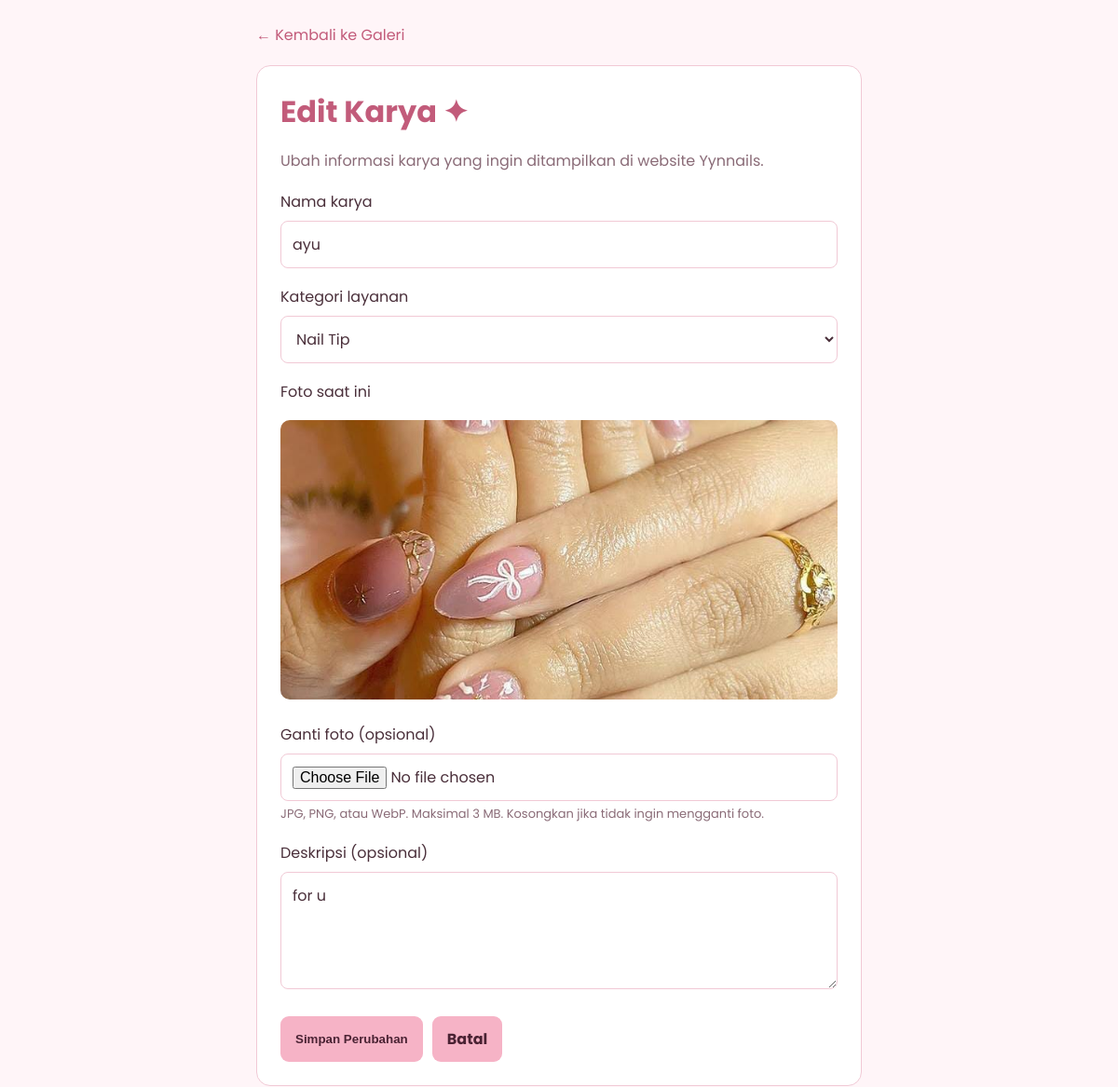
/admin/edit_galeri.php?id=7 (signed in), run on the app's committed database.
### tables this page shows
CREATE TABLE IF NOT EXISTS `galeri` (
  `id_galeri` int unsigned NOT NULL AUTO_INCREMENT,
  `judul` varchar(150) NOT NULL,
  `kategori` varchar(100) NOT NULL,
  `foto` varchar(255) NOT NULL,
  `deskripsi` text,
  `created_at` timestamp NOT NULL DEFAULT CURRENT_TIMESTAMP,
  `karya_terbaik` tinyint(1) NOT NULL DEFAULT '0',
  PRIMARY KEY (`id_galeri`)
);

### admin/includes/lib.php (called while the page is built, shortened)
<?php
$A = require __DIR__ . '/../data/content.php';
require_once __DIR__ . '/header.php';
require_once __DIR__ . '/footer.php';
function h($value): string {
    return htmlspecialchars((string) $value, ENT_QUOTES, 'UTF-8');
}
function render_admin(string $key): void {
    require __DIR__ . '/../pages/' . $key . '.php';
}

### admin/edit_galeri.php (called while the page is built)
<?php
require __DIR__ . '/includes/lib.php';
render_admin('edit_galeri');

### admin/data/content.php (called while the page is built)
<?php
$css = ['assets/css/admin.css'];
return [
'site' => 'Yynnails',
'nav' => [
    ['Dashboard',     'dashboard.php', 'dashboard'],
    ['Galeri Karya',  'galeri.php',    'galeri'],
    ['Lihat Website', '../index.php',  ''],
],
'kategori' => [
    'Nail Art',
    'Press-on Nails',
    'Nail Tip',
    'Manicure',
    'Lash Lift',
],
'pesan_galeri' => [
    'tambah' => 'Karya berhasil ditambahkan!',
    'edit'   => 'Karya berhasil diperbarui!',
    'hapus'  => 'Karya berhasil dihapus!',
],
'pages' => [
    'login' => [
        'title' => 'Login Admin', 'body' => 'pg-login',
        'css' => $css, 'font' => true, 'js' => true, 'auth' => false,
    ],
    'dashboard' => [
        'title' => 'Dashboard Admin', 'body' => 'pg-dashboard',
        'css' => $css, 'font' => true, 'js' => false, 'auth' => true,
    ],
    'galeri' => [
        'title' => 'Galeri Admin', 'body' => 'pg-galeri',
        'css' => $css, 'font' => true, 'js' => false, 'auth' => true,
    ],
    'tambah_galeri' => [
        'title' => 'Tambah Karya', 'body' => 'pg-form',
        'css' => $css, 'font' => true, 'js' => false, 'auth' => true,
    ],
    'edit_galeri' => [
        'title' => 'Edit Karya', 'body' => 'pg-form',
        'css' => $css, 'font' => true, 'js' => false, 'auth' => true,
    ],
    'ubah_password' => [
        'title' => 'Amankan Password Admin', 'body' => '',
        'css' => ['assets/css/admin-password.css'], 'font' => false, 'js' => true, 'auth' => false,
    ],
],
'actions' => [
    'simpan_galeri' => ['auth' => true],
    'update_galeri' => ['auth' => true],
    'hapus_galeri'  => ['auth' => true],
    'proses_status' => ['auth' => true],
    'logout'        => ['auth' => false],
],
];

### admin/pages/edit_galeri.php (the view, shortened to what this page needs)
<?php
$kategoriList = $A['kategori'];
$id = filter_input(INPUT_GET, 'id', FILTER_VALIDATE_INT);
$stmt = $pdo->prepare(
    'SELECT id_galeri, judul, kategori, foto, deskripsi
     FROM galeri
     WHERE id_galeri = :id'
);
$stmt->execute(['id' => $id]);
$karya = $stmt->fetch(PDO::FETCH_ASSOC);
?>
<div class="container">
<a class="back" href="galeri.php">← Kembali ke Galeri</a>
<div class="box">
<h1>Edit Karya ✦</h1>
<p>Ubah informasi karya yang ingin ditampilkan di website Yynnails.</p>
<form action="update_galeri.php" method="post" enctype="multipart/form-data">
    <label for="judul">Nama karya</label>
    <input type="text" id="judul" name="judul"
           maxlength="150" required value="<?= h($karya['judul']) ?>">
    <label for="kategori">Kategori layanan</label>
    <select id="kategori" name="kategori" required>
        <?php foreach ($kategoriList as $item): ?>
            <option value="<?= h($item) ?>"
                <?= $karya['kategori'] === $item ? 'selected' : '' ?>>
                <?= h($item) ?>
            </option>
        <?php endforeach; ?>
    </select>
    <label>Foto saat ini</label>
    <img class="preview"
         src="../<?= h(ltrim($karya['foto'], '/')) ?>"
         alt="<?= h($karya['judul']) ?>">
    <label for="foto">Ganti foto (opsional)</label>
    <input type="file" id="foto" name="foto"
           accept="image/jpeg,image/png,image/webp">
    <small>JPG, PNG, atau WebP. Maksimal 3 MB. Kosongkan jika tidak ingin mengganti foto.</small>
    <label for="deskripsi">Deskripsi (opsional)</label>
    <textarea id="deskripsi" name="deskripsi" rows="4" maxlength="2000"><?= h($karya['deskripsi'] ?? '') ?></textarea>
    <div class="actions">
        <button type="submit" class="button">Simpan Perubahan</button>
        <a href="galeri.php" class="button">Batal</a>
    </div>
</form>
</div>
</div>

### assets/css/admin.css (style rules this page uses)
* { box-sizing:border-box }
:root { --bg:#fff5f8; --card:#ffffff; --ink:#4a2f3a; --mut:#8a6b77; --head:#c25b7a; --line:#f1c9d5; --soft:#ffe6ee; --chip:#ffe3ee;--chip-ink:#a64d78; --btn:#f6b3c6;--btn-h:#f19db6;--btn-ink:#4a2233; --danger:#c9455f; --ok-bg:#e8f5e9;--ok-ink:#216e39;--ok-line:#b7dfbd; --err-bg:#ffe3e8;--err-ink:#a52a47; --sans:Poppins,Arial,sans-serif; }
body { margin:0;font-family:var(--sans);color:var(--ink);background:var(--bg) }
h1 { margin:0 0 8px;color:var(--head) }
p { color:var(--mut) }
a { color:var(--head);text-decoration:none }
.button { display:inline-block;padding:12px 16px;border:0;border-radius:9px;background:var(--btn);color:var(--btn-ink);font-weight:bold;text-decoration:none;cursor:pointer }
.back { display:inline-block;margin-bottom:20px;color:var(--head) }
.pg-form { padding:25px }
.pg-form .container { max-width:650px;margin:auto }
.pg-form .box,.pg-form form,.pg-form .notice { margin-top:22px;padding:25px;border:1px solid var(--line);border-radius:15px;background:var(--card) }
.pg-form .box { margin-top:0 }
.pg-form .box form { margin:0;padding:0;border:0;background:none }
.pg-form p { line-height:1.6 }
.pg-form label { display:block;margin:18px 0 8px }
.pg-form input:not([type=checkbox]):not([type=hidden]),.pg-form select,.pg-form textarea { width:100%;padding:12px;border:1px solid var(--line);border-radius:8px;background:#fff;color:var(--ink);font:inherit }
.pg-form textarea { min-height:100px;resize:vertical }
.pg-form small,.pg-form .hint { color:var(--mut);font-size:13px;line-height:1.5 }
.pg-form .preview { width:100%;max-height:300px;object-fit:cover;border-radius:10px;margin-top:10px }
.pg-form .actions { display:flex;gap:10px;flex-wrap:wrap;margin-top:22px }

### data on the page
galeri: judul "ayu", foto (picture), deskripsi "for u"

### other printed values
form field kategori "Nail Tip"
